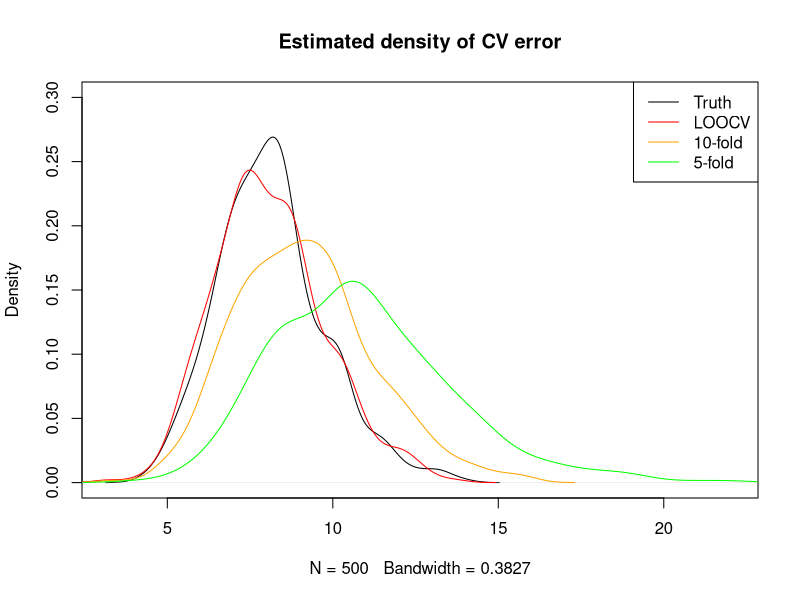

The R script that drew this image:
##################################################
## Implementing CV methods for a simulated dataset
## We will generate X and y and generating new independent
## X.new and y.new, we will calculate the "true" prediction error
## Then we implement the LOOCV, and K-fold CV
##################################################

set.seed(10)

n <- 100
p <- 50
sigma2.star <- 4
beta.star <- rnorm(p, mean = 2)
beta.star  # to output

# repeat 500 times
B <- 5e2
foo <- 0

# Setting size of test data and training data
test.size <- floor(n/5) 

# we will use the following code to make our K-fold splits
permutation <- sample(1:n, replace = FALSE) # random permutation of 1:n
K <- 10
# Making a list of indices for each split
(test.index <- split(permutation, rep(1:K, length = n, each = n/K)))

CV.error <- matrix(0, nrow = B, ncol = 4)
time <- matrix(0, nrow = B, ncol = 3)
colnames(CV.error) <- c( "Truth","LOOCV", "10-fold", "5-fold")

for(b in 1:B)
{
  # code takes a while, hence printing for feedback
  if(b %% 100 == 0) print(b) 
  
  # Generate new d
  # Making design matrix, first column is 1
  X <- cbind(1, matrix(rnorm(n*(p-1)), nrow = n, ncol = (p-1)))
  
  # Generating response
  y <-  X %*% beta.star + rnorm(n, mean = 0, sd = sqrt(sigma2.star))
  
  beta.mle <- solve( t(X) %*% X) %*% t(X) %*% y
  
  # independent new X and y 
  X.new <- cbind(1, matrix(rnorm(n*(p-1)), nrow = n, ncol = (p-1)))
  y.new <-  X.new %*% beta.star + rnorm(n, mean = 0, sd = sqrt(sigma2.star))
  
  CV.error[b, 1] <-  mean( (y.new - X.new %*% beta.mle)^2 )
  
  
  
  ################################################
  # Leave-one-out Cross-validation
  
  time0 <- proc.time()[3]
  foo2 <- 0
  for(i in 1:n)
  {
    # Making training data
    X.train <- X[-i,] # removing ith X
    y.train <- y[-i]  #removing ith y
    
    # fitting model for training data
    beta.train <- solve(t(X.train) %*% X.train) %*% t(X.train) %*% y.train
    
    # test error
    foo2 <- foo2 + (y[i] - X[i,] %*% beta.train)^2
  }
  CV.error[b, 2] <- foo2/n
  time[b,1] <- proc.time()[3] - time0
  
  
  ################################################
  # 10-fold Cross-validation
  permutation <- sample(1:n, replace = FALSE)
  K <- 10
  
  # Making a list of indices for each split
  test.index <- split(permutation, rep(1:K, length = n, each = n/K))
  
  time0 <- proc.time()[3]
  foo3 <- 0
  for(k in 1:K)
  {
    X.train <- X[-test.index[[k]], ]
    y.train <- y[-test.index[[k]]]
    X.test <- X[test.index[[k]], ]
    y.test <- y[test.index[[k]]]
    
    beta.train <- solve(t(X.train) %*% X.train) %*% t(X.train) %*% y.train
    
    foo3 <- foo3 + sum( (y.test - X.test %*% beta.train)^2)
  }
  CV.error[b, 3] <- foo3/n
  time[b,2] <- proc.time()[3] - time0
  
  ################################################
  # 5-fold Cross-validation
  
  # Making a permutation from 1:n
  permutation <- sample(1:n, replace = FALSE)
  K <- 5
  test.index <- split(permutation, rep(1:K, length = n, each = n/K))
  
  time0 <- proc.time()[3]
  foo4 <- 0
  for(k in 1:K)
  {
    X.train <- X[-test.index[[k]], ]
    y.train <- y[-test.index[[k]]]
    X.test <- X[test.index[[k]], ]
    y.test <- y[test.index[[k]]]
    
    beta.train <- solve(t(X.train) %*% X.train) %*% t(X.train) %*% y.train
    
    foo4 <- foo4 + sum( (y.test - X.test %*% beta.train)^2)
  }
  CV.error[b, 4] <- foo4/n
  time[b,3] <- proc.time()[3] - time0
  ################################################
}

# Final estimates
colMeans(CV.error)

#LOOCV is most expensive
colMeans(time)

# LOOCV is the closest
plot(density(CV.error[,1]), xlim = range(CV.error), ylim = c(0, .30), main = "Estimated density of CV error")
lines(density(CV.error[,2]), col = "red")
lines(density(CV.error[,3]), col = "orange")
lines(density(CV.error[,4]), col = "green")
legend("topright", legend = colnames(CV.error), col = c("black", "red", "orange", "green"), lty = 1)

